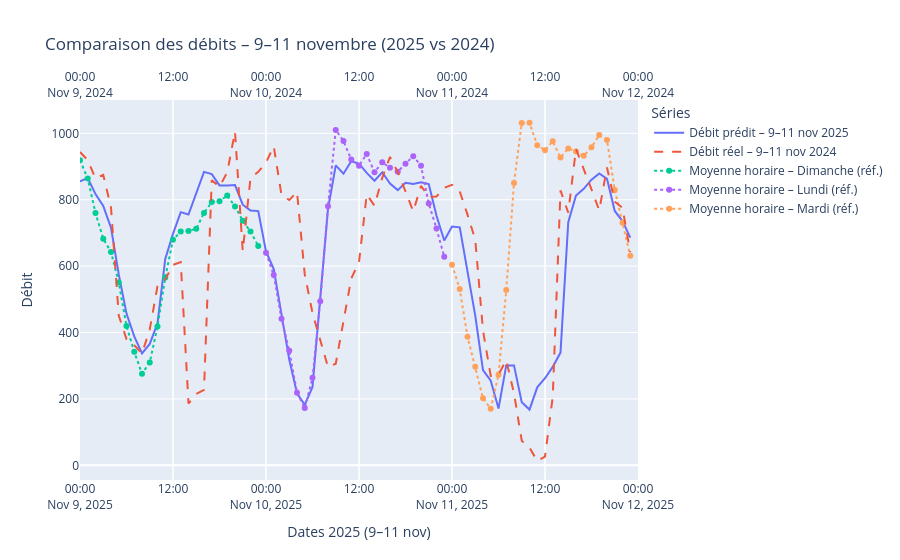

Notebook code cell kept with this figure:
### Code cell
import pandas as pd
import plotly.graph_objects as go

df_a_pred = df_a_pred.copy()
df_final  = df_final.copy()
df_a_pred['datetime'] = pd.to_datetime(df_a_pred['datetime'])
df_final['datetime']  = pd.to_datetime(df_final['datetime'])

deb_2025, fin_2025 = pd.Timestamp('2025-11-09'), pd.Timestamp('2025-11-12')
deb_2024, fin_2024 = pd.Timestamp('2024-11-09'), pd.Timestamp('2024-11-12')

mask_2025 = (df_a_pred['datetime'] >= deb_2025) & (df_a_pred['datetime'] < fin_2025)
mask_2024 = (df_final['datetime']  >= deb_2024) & (df_final['datetime']  < fin_2024)

df_2025 = df_a_pred.loc[mask_2025]
df_2024 = df_final.loc[mask_2024]

y_2025 = y_a_pred[df_2025.index]         
y_2024 = df_2024['Débit horaire']

fig = go.Figure()

fig.add_trace(go.Scatter(
    x=df_2025['datetime'],
    y=y_2025,
    mode='lines',
    name='Débit prédit – 9–11 nov 2025',
    xaxis='x1'
))

fig.add_trace(go.Scatter(
    x=df_2024['datetime'],
    y=y_2024,
    mode='lines',
    name='Débit réel – 9–11 nov 2024',
    line=dict(dash='dash'),
    xaxis='x2'
))

fig.update_layout(
    title='Comparaison des débits – 9–11 novembre (2025 vs 2024)',
    yaxis=dict(title='Débit'),

    xaxis=dict(
        title='Dates 2025 (9–11 nov)',
        range=[deb_2025, fin_2025],
        domain=[0, 1],
        anchor='y',
        rangeslider=dict(visible=False)
    ),

    xaxis2=dict(
        range=[deb_2024, fin_2024],
        overlaying='x',
        side='top',
        rangeslider=dict(visible=False)
    ),

    legend_title='Séries'
)

ref_frames = []

tmp_hist = df_final[['datetime', 'Débit horaire']].copy()
tmp_hist.rename(columns={'Débit horaire': 'value'}, inplace=True)
ref_frames.append(tmp_hist)

tmp_pred = df_a_pred[['datetime']].copy()
tmp_pred['value'] = pd.Series(y_a_pred, index=df_a_pred.index).values
ref_frames.append(tmp_pred)

ref_df = pd.concat(ref_frames, ignore_index=True)
ref_df['datetime'] = pd.to_datetime(ref_df['datetime'])
ref_df['weekday']  = ref_df['datetime'].dt.weekday     
ref_df['hour']     = ref_df['datetime'].dt.hour

hourly_means = (
    ref_df
    .groupby(['weekday','hour'])['value']
    .mean()
    .unstack('hour')           
)

def tracer_profil_sur_date(fig, date_cible, weekday_for_profile, name, xaxis):
    """
    Projette le profil moyen 'weekday_for_profile' sur la journée 'date_cible' (24 points : 00h..23h)
    et l'ajoute sur l'axe X spécifié (x1 ou x2).
    """
    heures = range(24)
    x_vals = [pd.Timestamp(date_cible).replace(hour=h, minute=0, second=0, microsecond=0) for h in heures]
    y_vals = hourly_means.loc[weekday_for_profile, list(heures)].values

    fig.add_trace(go.Scatter(
        x=x_vals,
        y=y_vals,
        mode='lines+markers',
        name=name,
        xaxis=xaxis,
        line=dict(dash='dot'),
        hovertemplate="%{x|%d/%m %Hh} – Moyenne: %{y:.2f}<extra></extra>"
    ))


tracer_profil_sur_date(fig, pd.Timestamp("2025-11-09"), 6, "Moyenne horaire – Dimanche (réf.)", xaxis='x1')

tracer_profil_sur_date(fig, pd.Timestamp("2025-11-10"), 0, "Moyenne horaire – Lundi (réf.)", xaxis='x1')

tracer_profil_sur_date(fig, pd.Timestamp("2025-11-11"), 1, "Moyenne horaire – Mardi (réf.)", xaxis='x1')

fig.show()
